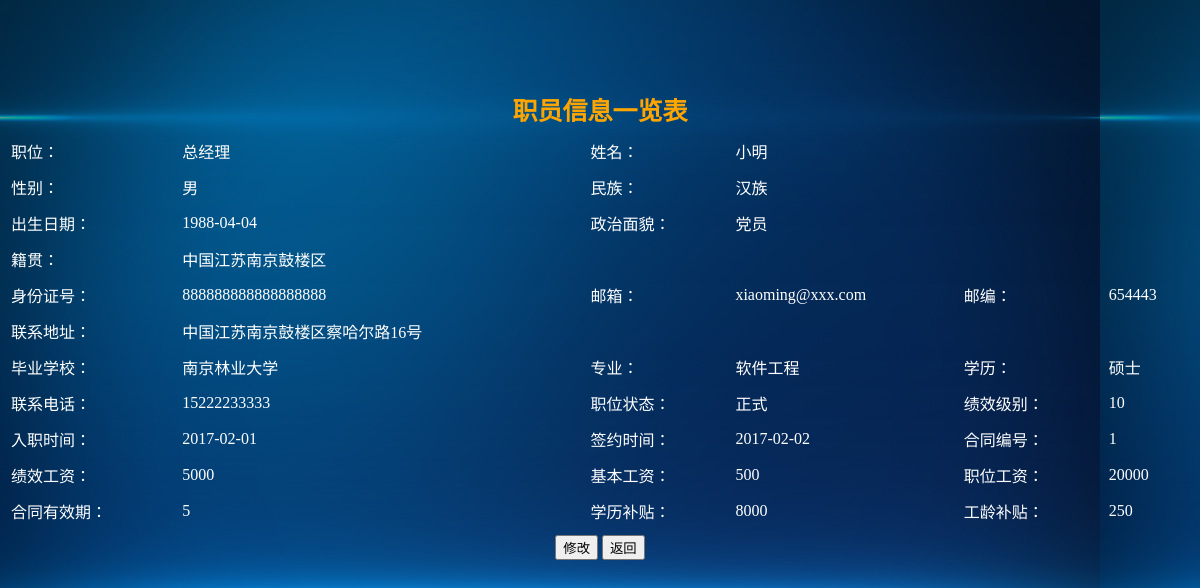
Screenshot of /admin/zhiyuan_info.php?id=36 (signed in) with the database file from the repository.
### tables this page shows
CREATE TABLE `zhiwei` (
  `id` int(11) NOT NULL AUTO_INCREMENT,
  `shangjiid` int(11) NOT NULL,
  `jihuarenshu` int(11) unsigned NOT NULL,
  `xianyourenshu` int(11) unsigned NOT NULL,
  `zhuangtai` int(11) DEFAULT NULL,
  `gongzi` int(11) NOT NULL,
  `jixiaoquanzhong` double NOT NULL,
  `name` varchar(45) DEFAULT NULL,
  PRIMARY KEY (`id`)
);

CREATE TABLE `yuangong` (
  `id` int(11) NOT NULL AUTO_INCREMENT,
  `zhiweibianhao` int(11) NOT NULL,
  `zhiweizhuangtai` int(11) DEFAULT NULL,
  `xuelibianhao` int(11) NOT NULL,
  `jibengongzibianhao` int(11) NOT NULL,
  `jixiaogongzibianhao` int(11) NOT NULL,
  `xingming` varchar(45) DEFAULT NULL,
  `gender` varchar(45) DEFAULT NULL,
  `birthdate` date DEFAULT NULL,
  `minzu` varchar(45) DEFAULT NULL,
  `idcard` varchar(45) DEFAULT NULL,
  `zhengzhimianmao` varchar(45) DEFAULT NULL,
  `jiguan` varchar(45) DEFAULT NULL,
  `biyexuexiao` varchar(45) DEFAULT NULL,
  `zhuanye` varchar(45) DEFAULT NULL,
  `lianxidizhi` varchar(45) DEFAULT NULL,
  `youbian` varchar(45) DEFAULT NULL,
  `youxiang` varchar(45) DEFAULT NULL,
  `ruzhishijian` date DEFAULT NULL,
  `qianyueshijian` date DEFAULT NULL,
  `hetongbianhao` int(11) NOT NULL,
  `zhuguan` int(11) DEFAULT NULL,
  `tongshi` int(11) DEFAULT NULL,
  `xiashu` int(11) DEFAULT NULL,
  `ziwo` int(11) DEFAULT NULL,
  `zongping` int(11) DEFAULT NULL,
  `lianxidianhua` varchar(45) DEFAULT NULL,
  `shenfen` varchar(45) DEFAULT NULL,
  `password` varchar(45) DEFAULT NULL,
  PRIMARY KEY (`id`),
  KEY `zwbh_fk_idx` (`zhiweibianhao`),
  KEY `jbgz_fk_idx` (`jibengongzibianhao`),
  KEY `jxgz_fk_idx` (`jixiaogongzibianhao`),
  KEY `xlbh_fk_idx` (`xuelibianhao`),
  KEY `htbh_fk_idx` (`hetongbianhao`),
  CONSTRAINT `htbh_fk` FOREIGN KEY (`hetongbianhao`) REFERENCES `hetong` (`id`) ON DELETE NO ACTION ON UPDATE NO ACTION,
  CONSTRAINT `jbgz_fk` FOREIGN KEY (`jibengongzibianhao`) REFERENCES `jiben` (`id`) ON DELETE NO ACTION ON UPDATE NO ACTION,
  CONSTRAINT `jxgz_fk` FOREIGN KEY (`jixiaogongzibianhao`) REFERENCES `jixiao` (`id`) ON DELETE NO ACTION ON UPDATE NO ACTION,
  CONSTRAINT `xlbh_fk` FOREIGN KEY (`xuelibianhao`) REFERENCES `xueli` (`id`) ON DELETE NO ACTION ON UPDATE NO ACTION,
  CONSTRAINT `zwbh_fk` FOREIGN KEY (`zhiweibianhao`) REFERENCES `zhiwei` (`id`) ON DELETE NO ACTION ON UPDATE NO ACTION
);

CREATE TABLE `xueli` (
  `id` int(11) NOT NULL AUTO_INCREMENT,
  `butie` int(11) DEFAULT NULL,
  `xueli` varchar(45) DEFAULT NULL,
  PRIMARY KEY (`id`)
);

CREATE TABLE `jixiao` (
  `id` int(11) NOT NULL AUTO_INCREMENT,
  `gongzi` int(11) DEFAULT NULL,
  `jibie` int(11) DEFAULT NULL,
  PRIMARY KEY (`id`)
);

CREATE TABLE `jiben` (
  `id` int(11) NOT NULL AUTO_INCREMENT,
  `gongzi` int(11) DEFAULT NULL,
  `butie` int(11) DEFAULT NULL,
  `gongling` int(11) DEFAULT NULL,
  PRIMARY KEY (`id`)
);

CREATE TABLE `hetong` (
  `id` int(11) NOT NULL AUTO_INCREMENT,
  `youxiaoqi` int(11) DEFAULT NULL,
  `bianhao` int(11) DEFAULT NULL,
  PRIMARY KEY (`id`)
);

### admin/zhiyuan_info.php (the view, shortened to what this page needs)
<html>
<head>
</head>
<link rel="stylesheet" href="../css/style.css" type="text/css" >
<body style="margin:0px 0px 0px 0px;">
	<?php include 'action/session_check.php';
		$str = "select * from yuangong where id = ".$_GET['id'];
		$arr = mysql_query($str);
		$result = mysql_fetch_array($arr);
		$str2 = "select * from zhiwei where id = ".$result['zhiweibianhao'];
		$arr2 = mysql_query($str2);
		$zhiwei = mysql_fetch_array($arr2);
		$str3 = "select * from jixiao where id = ".$result['jixiaogongzibianhao'];
		$arr3 = mysql_query($str3);
		$jixiao = mysql_fetch_array($arr3);
		$str4 = "select * from hetong where id = ".$result['hetongbianhao'];
		$arr4 = mysql_query($str4);
		$hetong = mysql_fetch_array($arr4);
		$str5 = "select * from jiben where id = ".$result['jibengongzibianhao'];
		$arr5 = mysql_query($str5);
		$jiben = mysql_fetch_array($arr5);
		$str6 = "select * from xueli where id = ".$result['xuelibianhao'];
		$arr6 = mysql_query($str6);
		$xueli = mysql_fetch_array($arr6);
	 ?>
	<form action="zhiyuan_update.php" method="post">
		<table class="add" >
			<tr>
				<td colspan="6" align="center" class="tabletitle">
					职员信息一览表
				</td>
			</tr>
			<tr>
				<td>职位：</td>
				<td>
					<?php echo $zhiwei['name']; ?>
				</td>
				<td>姓名：</td>
				<td><?php echo $result['xingming']; ?></td>
			</tr>
			<tr>
				<td>性别：</td>
				<td><?php echo $result['gender']; ?></td>
				<td>民族：</td>
				<td><?php echo $result['minzu']; ?></td>
			</tr>
			<tr>
				<td>出生日期：</td>
				<td>
				<?php echo $result['birthdate']; ?>
				</td>
				<td>政治面貌：</td>
				<td>
				<?php echo $result['zhengzhimianmao']; ?>
				</td>
			</tr>
			<tr>
				<td>籍贯：</td>
				<td><?php echo $result['jiguan'];?></td>
			</tr>
			<tr>
				<td>身份证号：</td>
				<td><?php echo $result['idcard']; ?></td>
				<td>邮箱：</td>
				<td><?php echo $result['youxiang']; ?></td>
				<td>邮编：</td>
				<td><?php echo $result['youbian']; ?></td>
			</tr>
			<tr>
				<td>联系地址：</td>
				<td><?php echo $result['lianxidizhi']; ?></td>
			</tr>
			<tr>
				<td>毕业学校：</td>
				<td><?php echo $result['biyexuexiao']; ?></td>
				<td>专业：</td>
				<td><?php echo $result['zhuanye']; ?></td>
				<td>学历：</td>
				<td>
				<?php echo $xueli['xueli']; ?>
				</td>
			</tr>
			<tr>
				<td>联系电话：</td>
				<td><?php echo $result['lianxidianhua']; ?></td>
				<td>职位状态：</td>
				<td>
				<?php
		switch($result['zhiweizhuangtai']){
			case 1:
					echo "正式";
				break;
		}
				?>
				</td>
				<td>绩效级别：</td>
				<td><?php echo $jixiao['jibie']; ?></td>
			</tr>
			<tr>
				<td>入职时间：</td>
				<td><?php echo $result['ruzhishijian']; ?></td>
				<td>签约时间：</td>
				<td><?php echo $result['qianyueshijian']; ?></td>
				<td>合同编号：</td>
				<td>
				<?php echo $result['hetongbianhao']; ?>
				</td>
			</tr>
			<tr>
				<td>绩效工资：</td>
				<td><?php echo $jixiao['gongzi']; ?></td>
				<td>基本工资：</td>
				<td><?php echo $jiben['gongzi']; ?></td>
				<td>职位工资：</td>
				<td>
				<?php echo $zhiwei['gongzi']; ?>
				</td>
			</tr>
			<tr>
				<td>合同有效期：</td>
				<td><?php echo $hetong['youxiaoqi']; ?></td>
				<td>学历补贴：</td>
				<td><?php echo $xueli['butie']; ?></td>
				<td>工龄补贴：</td>
				<td>
				<?php echo $jiben['butie']; ?>
				</td>
			</tr>
			<tr>
				<td colspan="6" align="center">
					<input type="submit" value="修改" />
					<input type="button" value="返回" onclick="window.location.href='zhiyuan_manager.php';" />
				</td>
			</tr>
		</table>
	</form>
</body>
</html>

### css/style.css (style rules this page uses)
body { margin:0px 0px 0px 0px; background-image:url('../images/bg1.jpg'); }
.tabletitle { color:orange; font-size:25px; font-weight:bold; }
table { border:0px; border-spacing:10; width:100%; color:white; font-size:16px; }
.add { margin:80px 0px; }

### rows the page displays
zhiwei: name "总经理", gongzi "20000"
yuangong: xingming "小明", gender "男", minzu "汉族", birthdate "1988-04-04", zhengzhimianmao "党员", jiguan "中国江苏南京鼓楼区", idcard "888888888888888888", youxiang "xiaoming@xxx.com", youbian "654443", lianxidizhi "中国江苏南京鼓楼区察哈尔路16号", biyexuexiao "南京林业大学", zhuanye "软件工程", lianxidianhua "15222233333", ruzhishijian "2017-02-01", qianyueshijian "2017-02-02", hetongbianhao "1"
xueli: xueli "硕士", butie "8000"
jixiao: jibie "10", gongzi "5000"
jiben: gongzi "500", butie "250"
hetong: youxiaoqi "5"
